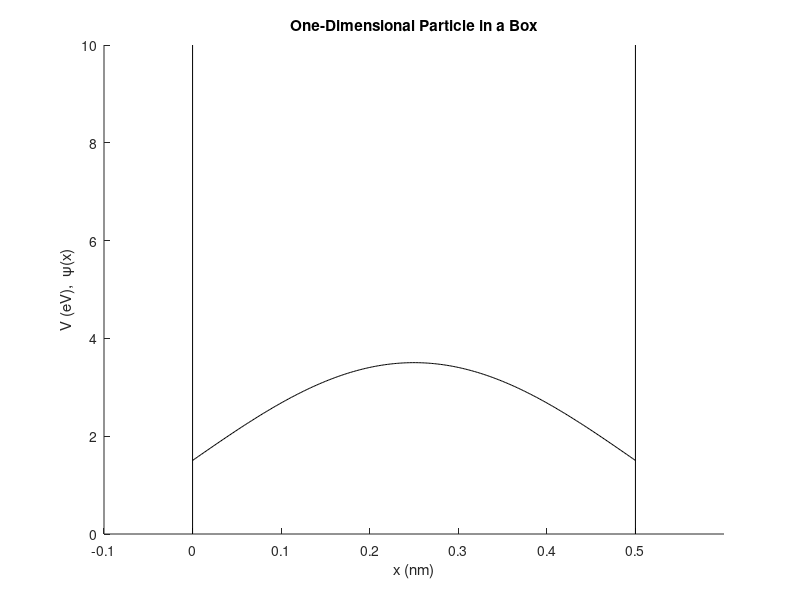

Write MATLAB code to recreate this figure.
%copyright by J. E Hasbun and T. Datta
%one_d_particle_in_box_one_level.m
%One-dimensional particle in a box wavefunction solution
%and energy level.
clear
L=0.5;                 %well width in nm
h=6.62606896e-34;      %Planck'constant (J.s)
hbar=h/2./pi;          %hbar
e=1.602176487e-19;     %electronic charge
hbar_eV=hbar/e;        %hbar in eV.s
c=299792458;           %speed of light (m/s)
cnm=c*1e9;             %speed of light (nm/s)
me=0.511003e6/cnm^2;   %electron mass eV.s^2/nm^2
N=301;                 %number of x points to plot
dx=L/(N-1);            %step size for the x variable
%Wave function and energy level follow
hold on                %overlays plots
line([0 0],[0 10],'Color','k')        %left potential wall
line([L L],[0 10],'Color','k')        %right potential wall
E1=pi^2*hbar_eV^2/(2*me*L^2);         %1st energy level in eV
x=0:dx:L;                             %x as an array
psi=sqrt(2/L)*sin(pi*x/L);            %wavefunction versus x array
plot(x,psi+E1,'k')                    %wavefunction plot displaced by En
axis([-0.1 L+0.1 0 10])               %window plot view
xlabel('x (nm)')
ylabel('V (eV),  \psi(x)')
title('One-Dimensional Particle in a Box')
